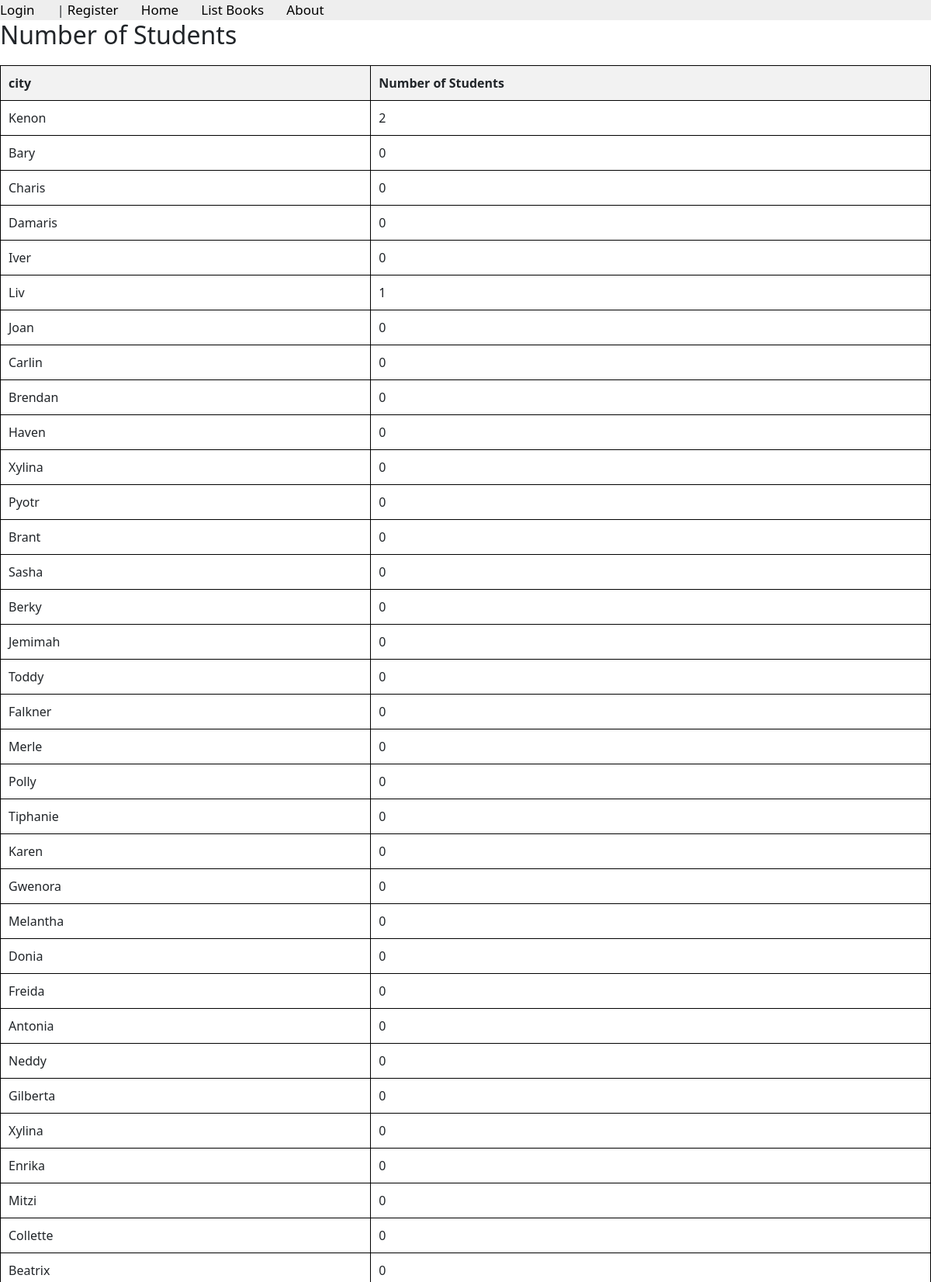
Page /books/lab8/task7 (upper part) on the committed database.
### apps/bookmodule/models.py (models this page shows, shortened)
class Address(models.Model):
    city = models.CharField(max_length = 100, null=True, blank=True)

### apps/bookmodule/views.py (the view)
# urls.py: path('lab8/task7', views.lab8_task7 , name='lab8_task7'),
def lab8_task7(request):
    city_stats = Address.objects.annotate(student_count=Count('student'))
    return render(request, 'bookmodule/student.html', {'city_stats': city_stats})

### apps/templates/bookmodule/student.html (shortened to what this page needs)
{% extends "layouts/base.html" %}
{% load static %}
{% block content %}
<h2>Number of Students</h2>
        <table border="1">
            <tr>
                <th>city</th>
                <th>Number of Students</th>
            </tr>
            {% for city in city_stats %}
                <tr>
                    <td>{{ city.city }}</td>
                    <td>{{ city.student_count }}</td>
                </tr>
            {% endfor %}
        </table>
{% endblock content %}

### apps/templates/bookmodule/student.html (style rules this page uses)
table { width: 100%; border-collapse: collapse; margin-top: 20px; }
th, td { border: 1px solid black; padding: 10px; text-align: left; }
th { background-color: #f2f2f2; }

### rows in the picture
Address: city "Kenon", student_count "2"
Address: city "Bary", student_count "0"
Address: city "Charis", student_count "0"
Address: city "Damaris", student_count "0"
Address: city "Iver", student_count "0"
Address: city "Liv", student_count "1"
Address: city "Joan", student_count "0"
Address: city "Carlin", student_count "0"
Address: city "Brendan", student_count "0"
Address: city "Haven", student_count "0"
Address: city "Xylina", student_count "0"
Address: city "Pyotr", student_count "0"
Address: city "Brant", student_count "0"
Address: city "Sasha", student_count "0"
Address: city "Berky", student_count "0"
Address: city "Jemimah", student_count "0"
Address: city "Toddy", student_count "0"
Address: city "Falkner", student_count "0"
Address: city "Merle", student_count "0"
Address: city "Polly", student_count "0"
Address: city "Tiphanie", student_count "0"
Address: city "Karen", student_count "0"
Address: city "Gwenora", student_count "0"
Address: city "Melantha", student_count "0"
Address: city "Donia", student_count "0"
Address: city "Freida", student_count "0"
Address: city "Antonia", student_count "0"
Address: city "Neddy", student_count "0"
Address: city "Gilberta", student_count "0"
Address: city "Xylina", student_count "0"
Address: city "Enrika", student_count "0"
Address: city "Mitzi", student_count "0"
Address: city "Collette", student_count "0"
Address: city "Beatrix", student_count "0"
